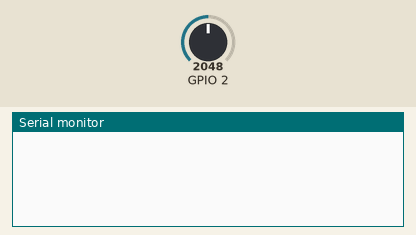
This sketch was run on a simulated ESP32. On the bench: the last lines printed to the serial monitor. The inputs (shaded band) are chosen by the test bench; at power-on: GPIO 2 = 2048 (analog values on the 0–4095 scale).

Above: at 1.2 s.
1.3 s: GPIO 2 set to 913
2.8 s: GPIO 2 set to 822
At 2.88 s:
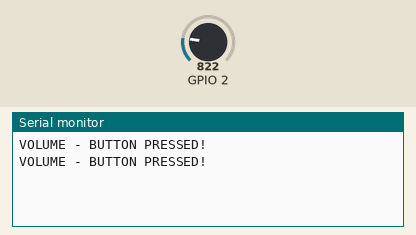
4.7 s: GPIO 2 set to 14
At 4.74 s:
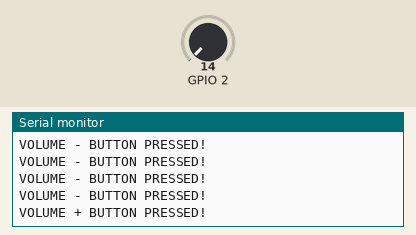
6.2 s: GPIO 2 set to 11
At 6.26 s:
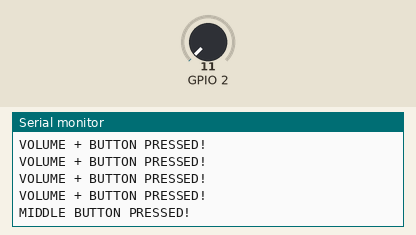

The sketch:

AdcHeadPhoneLineControl.ino
```cpp
void setup() {
  // initialize serial communication at 115200 bits per second:
  Serial.begin(115200);

  //set the resolution to 12 bits (0-4095)
  analogReadResolution(12);
}

void loop() {
  // read the analog / millivolts value for pin 2:
  int analogValue = analogRead(2);
  int analogVolts = analogReadMilliVolts(2);

  // print out the values you read:
  //  Serial.printf("ADC analog value = %d\n", analogValue);
  //  Serial.printf("ADC millivolts value = %d\n", analogVolts);
  //  if (analogValue < 4095) {
  //    Serial.println("3.5mm Jack PLUGGED IN!");
  //  } else {
  //    Serial.println("3.5mm Jack [NOT] PLUGGED IN!");
  //  }
  if (analogVolts < 10) {
    Serial.println("MIDDLE BUTTON PRESSED!");
  } else if (analogVolts < 400) {
    Serial.println("VOLUME + BUTTON PRESSED!");
  } else if (analogVolts < 700) {
    Serial.println("VOLUME - BUTTON PRESSED!");
  }

  delay(50);  // delay in between reads for clear read from serial
}
```

Measured:
- the behaviour switches between 869 and 868 on GPIO 2 (found by bisection; images 0 and 1)
- the behaviour switches between 13 and 12 on GPIO 2 (found by bisection; images 2 and 3)
- after the input at 2.8 s, the serial monitor: prints a new line at once (image 1)
- after the input at 4.7 s, the serial monitor: prints a new line at once (image 2)
- after the input at 6.2 s, the serial monitor: prints a new line at once (image 3)
